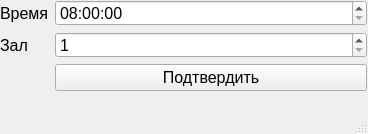
<?xml version="1.0" encoding="UTF-8"?>
<ui version="4.0">
 <class>MainWindow</class>
 <widget class="QMainWindow" name="MainWindow">
  <property name="geometry">
   <rect>
    <x>0</x>
    <y>0</y>
    <width>368</width>
    <height>134</height>
   </rect>
  </property>
  <property name="windowTitle">
   <string>MainWindow</string>
  </property>
  <widget class="QWidget" name="centralwidget">
   <widget class="QWidget" name="formLayoutWidget">
    <property name="geometry">
     <rect>
      <x>0</x>
      <y>0</y>
      <width>367</width>
      <height>91</height>
     </rect>
    </property>
    <layout class="QFormLayout" name="formLayout">
     <item row="0" column="0">
      <widget class="QLabel" name="label_2">
       <property name="font">
        <font>
         <pointsize>12</pointsize>
        </font>
       </property>
       <property name="text">
        <string>Время</string>
       </property>
      </widget>
     </item>
     <item row="0" column="1">
      <widget class="QTimeEdit" name="TimeEdit">
       <property name="font">
        <font>
         <pointsize>12</pointsize>
        </font>
       </property>
       <property name="maximumTime">
        <time>
         <hour>22</hour>
         <minute>0</minute>
         <second>0</second>
        </time>
       </property>
       <property name="minimumTime">
        <time>
         <hour>8</hour>
         <minute>0</minute>
         <second>0</second>
        </time>
       </property>
      </widget>
     </item>
     <item row="1" column="0">
      <widget class="QLabel" name="label_3">
       <property name="font">
        <font>
         <pointsize>12</pointsize>
        </font>
       </property>
       <property name="text">
        <string>Зал</string>
       </property>
      </widget>
     </item>
     <item row="1" column="1">
      <widget class="QSpinBox" name="SpinBox">
       <property name="font">
        <font>
         <pointsize>12</pointsize>
        </font>
       </property>
       <property name="minimum">
        <number>1</number>
       </property>
      </widget>
     </item>
     <item row="2" column="1">
      <widget class="QPushButton" name="ConfirmSessionBtn">
       <property name="font">
        <font>
         <pointsize>12</pointsize>
        </font>
       </property>
       <property name="text">
        <string>Подтвердить</string>
       </property>
      </widget>
     </item>
    </layout>
   </widget>
  </widget>
  <widget class="QMenuBar" name="menubar">
   <property name="geometry">
    <rect>
     <x>0</x>
     <y>0</y>
     <width>368</width>
     <height>21</height>
    </rect>
   </property>
  </widget>
  <widget class="QStatusBar" name="statusbar"/>
 </widget>
 <resources/>
 <connections/>
</ui>
